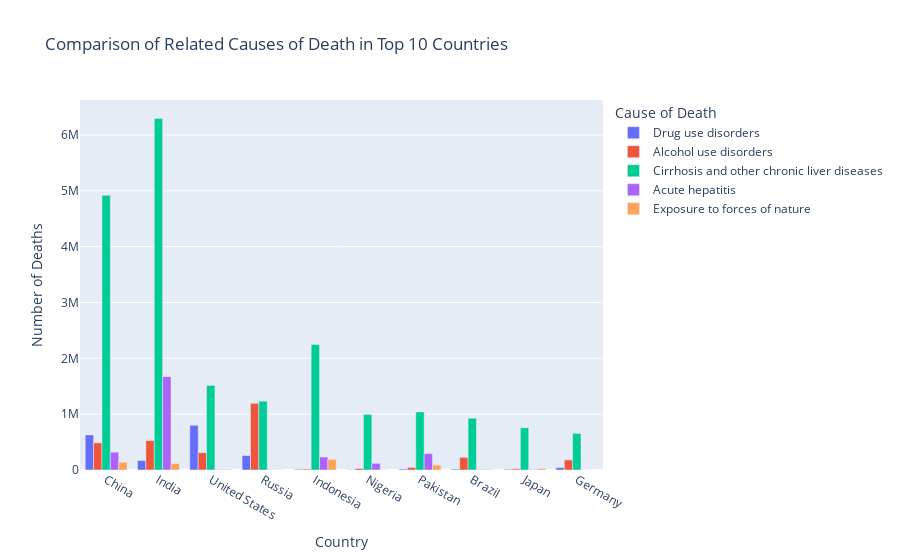

Write notebook code for a chart like this one.
### Code cell
top_countries = data.groupby('Country').sum().sort_values(by='Total', ascending=False).head(10) # Select 5top countries

related_causes = ['Drug use disorders', 'Alcohol use disorders', 'Cirrhosis and other chronic liver diseases',
                  'Acute hepatitis', 'Exposure to forces of nature'] # Specify the related causes of death

filtered_data = top_countries[related_causes].reset_index()# Filter the data

melted_data = filtered_data.melt(id_vars=['Country'], value_vars=related_causes,
                                 var_name='Cause of Death', value_name='Number of Deaths')

fig = px.bar(melted_data, x='Country', y='Number of Deaths', color='Cause of Death',
             title='Comparison of Related Causes of Death in Top 10 Countries',
             labels={'Country': 'Country', 'Number of Deaths': 'Number of Deaths'},
             barmode='group')
fig.show()

### Figure 1 — Plotly figure (JSON) as saved in the notebook; plotly's stock layout.template omitted (floating-point values rounded to 4 significant figures)
{"data": [{"alignmentgroup": "True", "hovertemplate": "Cause of Death=Drug use disorders<br>Country=%{x}<br>Number of Deaths=%{y}<extra></extra>", "legendgroup": "Drug use disorders", "marker": {"color": "#636efa", "pattern": {"shape": ""}}, "name": "Drug use disorders", "offsetgroup": "Drug use disorders", "orientation": "v", "showlegend": true, "textposition": "auto", "type": "bar", "x": ["China", "India", "United States", "Russia", "Indonesia", "Nigeria", "Pakistan", "Brazil", "Japan", "Germany"], "xaxis": "x", "y": [626914, 168928, 800798, 259452, 12980, 4897, 17829, 15695, 12254, 43072], "yaxis": "y"}, {"alignmentgroup": "True", "hovertemplate": "Cause of Death=Alcohol use disorders<br>Country=%{x}<br>Number of Deaths=%{y}<extra></extra>", "legendgroup": "Alcohol use disorders", "marker": {"color": "#EF553B", "pattern": {"shape": ""}}, "name": "Alcohol use disorders", "offsetgroup": "Alcohol use disorders", "orientation": "v", "showlegend": true, "textposition": "auto", "type": "bar", "x": ["China", "India", "United States", "Russia", "Indonesia", "Nigeria", "Pakistan", "Brazil", "Japan", "Germany"], "xaxis": "x", "y": [485796, 527112, 309757, 1194672, 16158, 28341, 45501, 225603, 21091, 180344], "yaxis": "y"}, {"alignmentgroup": "True", "hovertemplate": "Cause of Death=Cirrhosis and other chronic liver diseases<br>Country=%{x}<br>Number of Deaths=%{y}<extra></extra>", "legendgroup": "Cirrhosis and other chronic liver diseases", "marker": {"color": "#00cc96", "pattern": {"shape": ""}}, "name": "Cirrhosis and other chronic liver diseases", "offsetgroup": "Cirrhosis and other chronic liver diseases", "orientation": "v", "showlegend": true, "textposition": "auto", "type": "bar", "x": ["China", "India", "United States", "Russia", "Indonesia", "Nigeria", "Pakistan", "Brazil", "Japan", "Germany"], "xaxis": "x", "y": [4918899, 6294910, 1514325, 1233608, 2249388, 995203, 1039240, 927027, 755502, 654268], "yaxis": "y"}, {"alignmentgroup": "True", "hovertemplate": "Cause of Death=Acute hepatitis<br>Country=%{x}<br>Number of Deaths=%{y}<extra></extra>", "legendgroup": "Acute hepatitis", "marker": {"color": "#ab63fa", "pattern": {"shape": ""}}, "name": "Acute hepatitis", "offsetgroup": "Acute hepatitis", "orientation": "v", "showlegend": true, "textposition": "auto", "type": "bar", "x": ["China", "India", "United States", "Russia", "Indonesia", "Nigeria", "Pakistan", "Brazil", "Japan", "Germany"], "xaxis": "x", "y": [318564, 1672179, 5851, 3598, 231909, 119860, 293025, 8977, 6876, 2446], "yaxis": "y"}, {"alignmentgroup": "True", "hovertemplate": "Cause of Death=Exposure to forces of nature<br>Country=%{x}<br>Number of Deaths=%{y}<extra></extra>", "legendgroup": "Exposure to forces of nature", "marker": {"color": "#FFA15A", "pattern": {"shape": ""}}, "name": "Exposure to forces of nature", "offsetgroup": "Exposure to forces of nature", "orientation": "v", "showlegend": true, "textposition": "auto", "type": "bar", "x": ["China", "India", "United States", "Russia", "Indonesia", "Nigeria", "Pakistan", "Brazil", "Japan", "Germany"], "xaxis": "x", "y": [138961, 114044, 10712, 3086, 191693, 1899, 88169, 6817, 27540, 280], "yaxis": "y"}], "layout": {"barmode": "group", "legend": {"title": {"text": "Cause of Death"}, "tracegroupgap": 0}, "title": {"text": "Comparison of Related Causes of Death in Top 10 Countries"}, "xaxis": {"anchor": "y", "domain": [0, 1], "title": {"text": "Country"}}, "yaxis": {"anchor": "x", "domain": [0, 1], "title": {"text": "Number of Deaths"}}}}
